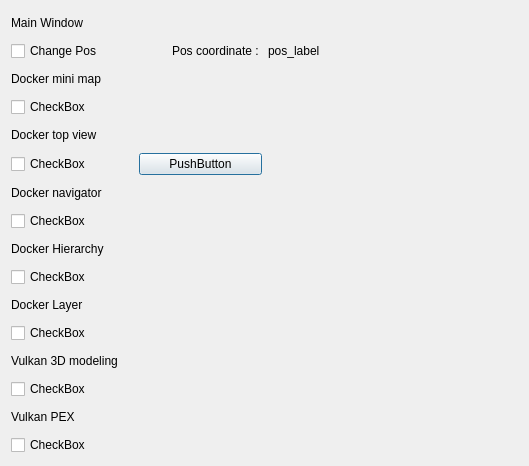
<?xml version="1.0" encoding="UTF-8"?>
<ui version="4.0">
 <class>DevDialog</class>
 <widget class="QDialog" name="DevDialog">
  <property name="geometry">
   <rect>
    <x>0</x>
    <y>0</y>
    <width>529</width>
    <height>466</height>
   </rect>
  </property>
  <property name="windowTitle">
   <string>Dialog</string>
  </property>
  <layout class="QVBoxLayout" name="verticalLayout">
   <item>
    <layout class="QGridLayout" name="gridLayout">
     <item row="14" column="0">
      <widget class="QLabel" name="label_11">
       <property name="text">
        <string>Vulkan PEX</string>
       </property>
      </widget>
     </item>
     <item row="13" column="0">
      <widget class="QCheckBox" name="checkBox_7">
       <property name="text">
        <string>CheckBox</string>
       </property>
      </widget>
     </item>
     <item row="9" column="0">
      <widget class="QCheckBox" name="checkBox_5">
       <property name="text">
        <string>CheckBox</string>
       </property>
      </widget>
     </item>
     <item row="0" column="3">
      <widget class="QLabel" name="label_10">
       <property name="text">
        <string/>
       </property>
      </widget>
     </item>
     <item row="8" column="0">
      <widget class="QLabel" name="label_5">
       <property name="text">
        <string>Docker Hierarchy</string>
       </property>
      </widget>
     </item>
     <item row="4" column="0">
      <widget class="QLabel" name="label_3">
       <property name="text">
        <string>Docker top view</string>
       </property>
      </widget>
     </item>
     <item row="2" column="0">
      <widget class="QLabel" name="label_2">
       <property name="text">
        <string>Docker mini map</string>
       </property>
      </widget>
     </item>
     <item row="0" column="1">
      <widget class="QLabel" name="label_8">
       <property name="text">
        <string/>
       </property>
      </widget>
     </item>
     <item row="0" column="2">
      <widget class="QLabel" name="label_9">
       <property name="text">
        <string/>
       </property>
      </widget>
     </item>
     <item row="1" column="0">
      <widget class="QCheckBox" name="checkBox_pos">
       <property name="text">
        <string>Change Pos</string>
       </property>
      </widget>
     </item>
     <item row="12" column="0">
      <widget class="QLabel" name="label_7">
       <property name="text">
        <string>Vulkan 3D modeling</string>
       </property>
      </widget>
     </item>
     <item row="3" column="0">
      <widget class="QCheckBox" name="checkBox_2">
       <property name="text">
        <string>CheckBox</string>
       </property>
      </widget>
     </item>
     <item row="5" column="0">
      <widget class="QCheckBox" name="checkBox_3">
       <property name="text">
        <string>CheckBox</string>
       </property>
      </widget>
     </item>
     <item row="0" column="0">
      <widget class="QLabel" name="label">
       <property name="text">
        <string>Main Window</string>
       </property>
      </widget>
     </item>
     <item row="6" column="0">
      <widget class="QLabel" name="label_4">
       <property name="text">
        <string>Docker navigator</string>
       </property>
      </widget>
     </item>
     <item row="10" column="0">
      <widget class="QLabel" name="label_6">
       <property name="text">
        <string>Docker Layer</string>
       </property>
      </widget>
     </item>
     <item row="7" column="0">
      <widget class="QCheckBox" name="checkBox_4">
       <property name="text">
        <string>CheckBox</string>
       </property>
      </widget>
     </item>
     <item row="11" column="0">
      <widget class="QCheckBox" name="checkBox_6">
       <property name="text">
        <string>CheckBox</string>
       </property>
      </widget>
     </item>
     <item row="15" column="0">
      <widget class="QCheckBox" name="checkBox_8">
       <property name="text">
        <string>CheckBox</string>
       </property>
      </widget>
     </item>
     <item row="5" column="1">
      <widget class="QPushButton" name="pushButton">
       <property name="text">
        <string>PushButton</string>
       </property>
      </widget>
     </item>
     <item row="1" column="1">
      <widget class="QLabel" name="label_12">
       <property name="text">
        <string>Pos coordinate : </string>
       </property>
       <property name="alignment">
        <set>Qt::AlignRight|Qt::AlignTrailing|Qt::AlignVCenter</set>
       </property>
      </widget>
     </item>
     <item row="1" column="2" colspan="2">
      <widget class="QLabel" name="label_pos">
       <property name="text">
        <string>pos_label</string>
       </property>
      </widget>
     </item>
    </layout>
   </item>
  </layout>
 </widget>
 <resources/>
 <connections/>
</ui>
